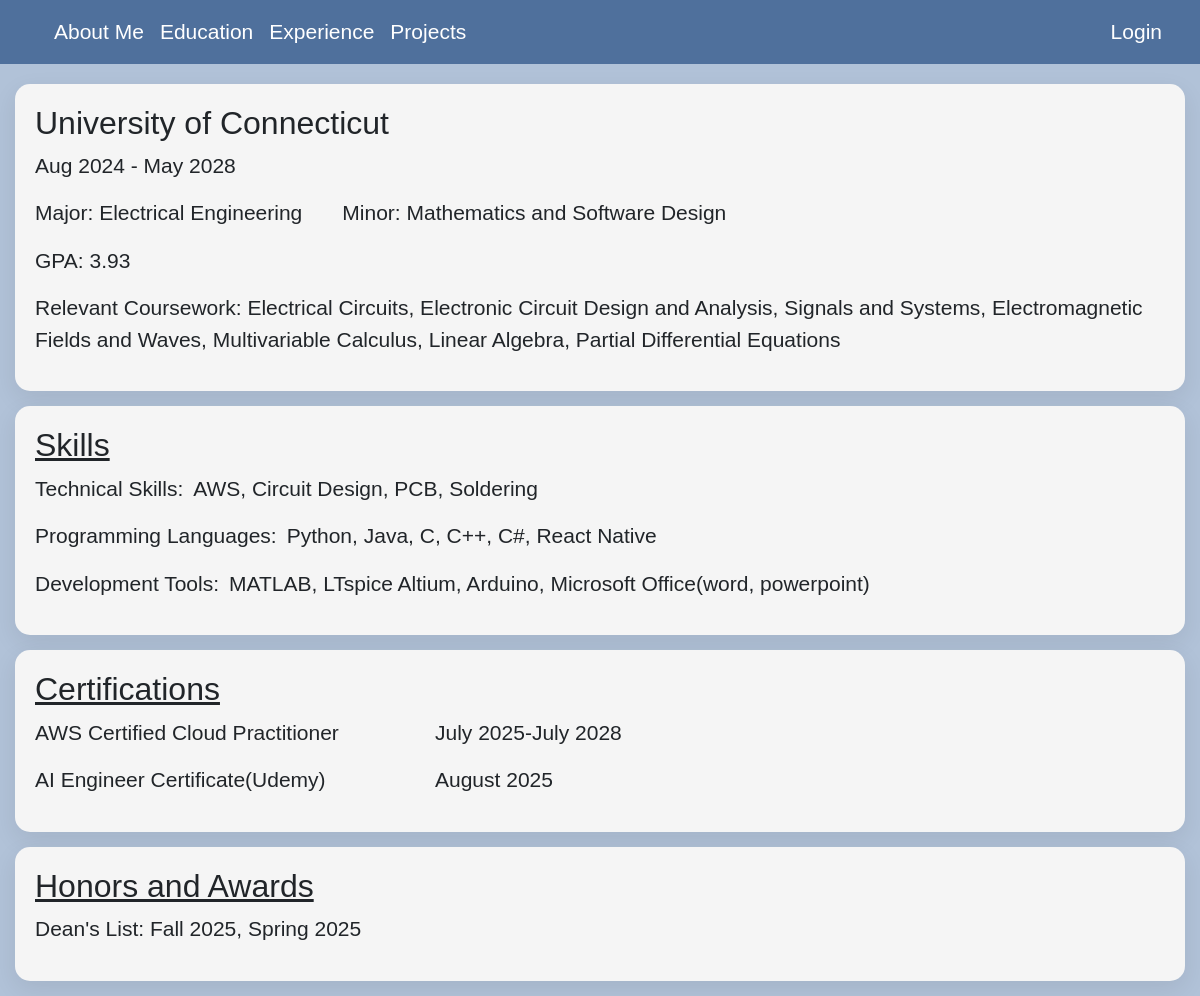
The page /education on the database its author committed.
### main.py (models this page shows, shortened)
class Profile(db.Model):
	id = db.Column(db.Integer, primary_key=True)
	gpa = db.Column(db.String(20))
	courses = db.Column(db.Text)
	tech_skills = db.Column(db.Text)
	programming_lang = db.Column(db.Text)
	dev_tools = db.Column(db.Text)

class Certification(db.Model):
	id = db.Column(db.Integer, primary_key=True)
	name = db.Column(db.String(100))
	date = db.Column(db.String(100))

class Award(db.Model):
	id = db.Column(db.Integer, primary_key=True)
	name = db.Column(db.String(100))
	date = db.Column(db.String(100))

### main.py (the view)
@app.route("/education")
def education():
	profile = Profile.query.first()
	all_certifications = Certification.query.all()
	all_awards = Award.query.all()
	return render_template("education.html", profile = profile, certifications = all_certifications, awards = all_awards)

### templates/education.html (shortened to what this page needs)
{% extends "base.html" %}
{% block content %}
<link rel="stylesheet" type="text/css" href="{{url_for('static', filename='experience.css')}}">
	<div class="skills-card">
		<h2>University of Connecticut</h2>
		<p>Aug 2024 - May 2028</p>
		<div style="display: flex;">
			<p>Major: Electrical Engineering</p>
		 	<p style="text-indent: 40px;">Minor: Mathematics and Software Design</p>
		</div>
		<p>GPA: {{ profile.gpa }}</p>
		<p>Relevant Coursework: {{ profile.courses }}</p>
	</div>
	<div class="skills-card">
		<h2 style="text-decoration: underline;">Skills</h2>
		<div style="display: flex;">
			<p>Technical Skills: </p>
			<p style="text-indent: 10px;">{{ profile.tech_skills }}</p>
		</div>
		<div style="display: flex;">
			<p>Programming Languages: </p>
			<p style="text-indent: 10px;">{{ profile.programming_lang }}</p>
		</div>
		<div style="display: flex;">
			<p>Development Tools: </p>
			<p style="text-indent: 10px;">{{ profile.dev_tools }}</p>
		</div>
	</div>
	<div class="skills-card">
		<div class="section-header">
			<h2 style="text-decoration: underline;">Certifications</h2>
		</div>
		{% for certification in certifications %}
			<div class="section-row">
				<p class="section-name">{{ certification.name }}</p>
				<p class = "section-date">{{ certification.date }}</p>
			</div>
		{% endfor %}
	</div>
	<div class="skills-card">
		<div class="section-header">
			<h2 style="text-decoration: underline;">Honors and Awards</h2>
		</div>
		{% for award in awards %}
			<div class="section-row">
				<p class="section-name">{{ award.name }}</p>
				<p class="section-date">{{ award.date }}</p>
			</div>
		{% endfor %}
	</div>
{% endblock %}

### static/style.css (style rules this page uses)
h1,h2,h3 { font-family: 'Poppins', sans-serif; }
p,li,a { font-family: 'Poppins', sans-serif; font-size: 21px; }

### static/experience.css (style rules this page uses)
.skills-card { gap: 5px; margin-bottom: 15px; padding: 20px; border-radius: 15px; box-shadow: 0 8px 25px rgba(0,0,0,0.08); background-color: #f5f5f5; }
.section-header { display: flex; justify-content: space-between; align-items: center; }
.section-row { display: flex; }
.section-name { width: 400px; }
.section-date { flex: 1; }

### templates/education.html (style rules this page uses)
body { background-color: #B1C2D8; }

### rows shown on the page
Profile: gpa "3.93", courses "Electrical Circuits, Electronic Circuit Design and Analysis, Signals and Systems, Electromagnetic Fields and Waves, Multivariable Calculus, Linear Algebra, Partial Differential Equations", tech_skills "AWS, Circuit Design, PCB, Soldering", programming_lang "Python, Java, C, C++, C#, React Native", dev_tools "MATLAB, LTspice Altium, Arduino, Microsoft Office(word, powerpoint)"
Certification: name "AWS Certified Cloud Practitioner", date "July 2025-July 2028"
Certification: name "AI Engineer Certificate(Udemy)", date "August 2025"
Award: name "Dean's List: Fall 2025, Spring 2025"
